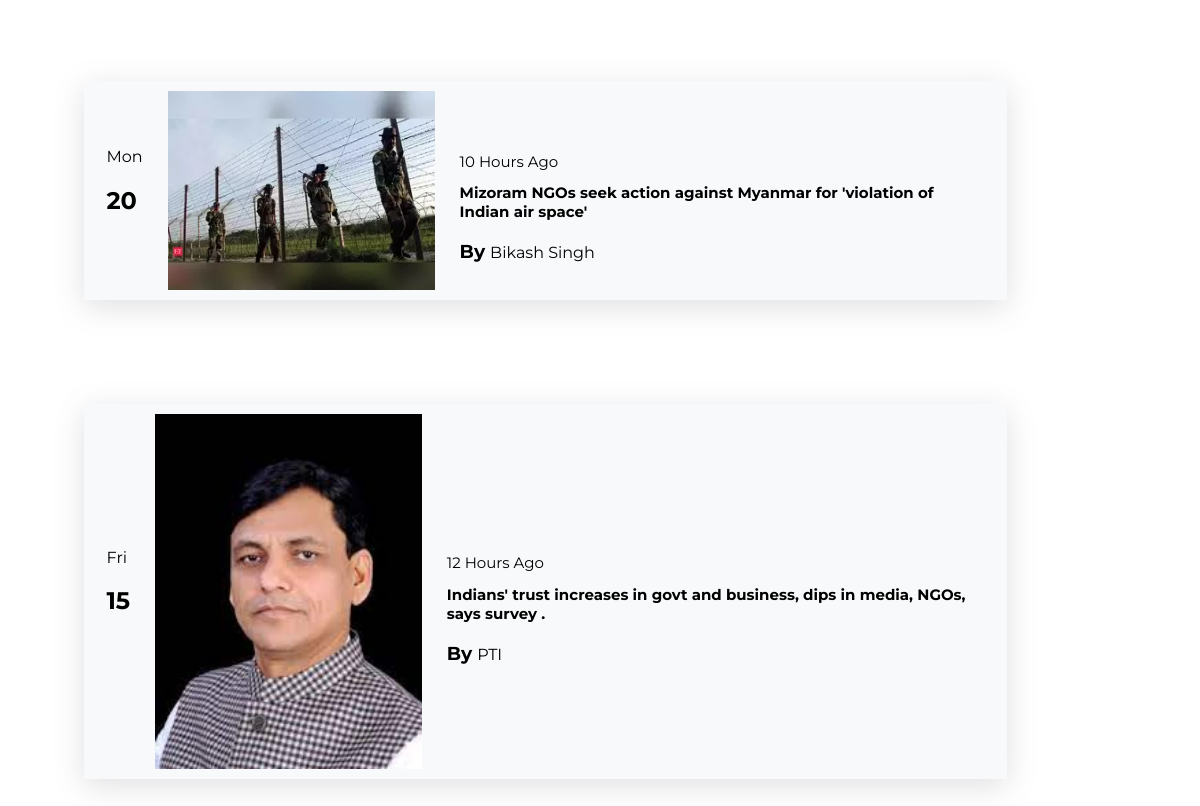
The app's page /news/ (signed in) with its own data.
### ashrayapp/models.py (models this page shows, shortened)
class circular(models.Model):
    title = models.CharField(max_length = 200)
    description = models.TextField()
    timeline = models.CharField(max_length=50)
    image = models.ImageField(blank=True,null=True)
    day = models.CharField(max_length=50,default='Mon')
    date = models.CharField(max_length=50,default=20)
    author = models.CharField(max_length=50,default='qw')
    @property
    def imageURL(self):
        try:
            url = self.image.url
        except:
            url = ''
        return url

### ashrayapp/views.py (the view)
# urls.py: path('news/',views.news,name='news'),
@login_required(login_url='login')
def news(request):
    blogs = circular.objects.all()
    context = {'blogs':blogs}
    return render(request,'ashrayapp/news.html',context)

### ashrayapp/templates/ashrayapp/news.html (shortened to what this page needs)
{% load static %}
<link rel="stylesheet" href="https://cdnjs.cloudflare.com/ajax/libs/font-awesome/4.7.0/css/font-awesome.min.css">
<table>
{% for blog in blogs %}
<tr>
<td> <div class="news">
    <div class="ch_news">
        <div class="left">
            <div class="item">
                <div class="item_left">
                    <span>{{blog.day}}</span>
                    <h2>{{blog.date}}</h2>
                </div>
                <div class="item_center">
                    <img src="{{blog.imageURL}}" alt="">
                </div>
                <div class="item_right">
                    <h6>{{blog.timeline}}</h6>
                    <h2>{{blog.title}}</h2>
                    <span><h3>By</h3>{{blog.author}}</span>
                </div>
            </div>
        </div>
    </td>
    </tr>
        <br>
        {% endfor %}

### ashrayapp/templates/ashrayapp/news.html (style rules this page uses)
.news .left { width: 100%; float: left; }
.news .left .item { display: flex; align-items: center; background: #f7f9fa; padding: 10px 22px; margin-bottom: 20px; box-shadow: rgb(100 100 111 / 20%) 0px 7px 29px 0px; }
.news .left .item .item_center { width: 35%; margin: 0px 25px; }
.news .left .item .item_center img { width: 100%; }
.news .left .item .item_right h2 { font-size: 15px; margin-bottom: 0px; }
.news .left .item .item_right h6 { display: inline-block; margin: 0; font-size: 15px; margin-top: 10%; font-weight: 400; }
.news .left .item .item_right span h3 { width: auto; display: inline-block; margin-right: 5px; }
.news { width: 85%; margin: auto; padding: 40px 25px; }
.news .ch_news { display: flex; }

### records on screen
circular: day "Mon", date "20", imageURL (picture), timeline "10 Hours Ago", title "Mizoram NGOs seek action against Myanmar for 'violation of Indian air space'", author "Bikash Singh"
circular: day "Fri", date "15", imageURL (picture), timeline "12 Hours Ago", title "Indians' trust increases in govt and business, dips in media, NGOs, says survey .", author "PTI"
